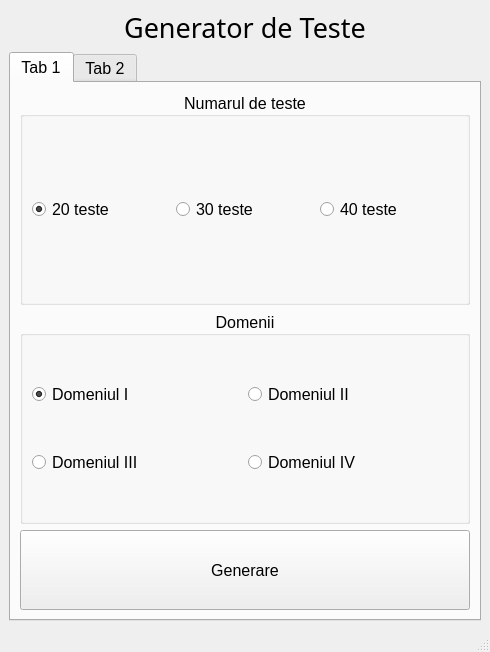
<?xml version="1.0" encoding="UTF-8"?>
<ui version="4.0">
 <class>MainWindow</class>
 <widget class="QMainWindow" name="MainWindow">
  <property name="geometry">
   <rect>
    <x>0</x>
    <y>0</y>
    <width>490</width>
    <height>652</height>
   </rect>
  </property>
  <property name="windowTitle">
   <string>MainWindow</string>
  </property>
  <widget class="QWidget" name="centralwidget">
   <layout class="QVBoxLayout" name="verticalLayout">
    <item>
     <widget class="QLabel" name="label">
      <property name="font">
       <font>
        <family>MS Gothic</family>
        <pointsize>20</pointsize>
       </font>
      </property>
      <property name="text">
       <string>Generator de Teste</string>
      </property>
      <property name="alignment">
       <set>Qt::AlignCenter</set>
      </property>
     </widget>
    </item>
    <item>
     <widget class="QTabWidget" name="tabWidget">
      <property name="font">
       <font>
        <pointsize>12</pointsize>
       </font>
      </property>
      <property name="currentIndex">
       <number>0</number>
      </property>
      <widget class="QWidget" name="tab">
       <attribute name="title">
        <string>Tab 1</string>
       </attribute>
       <layout class="QVBoxLayout" name="verticalLayout_2">
        <item>
         <widget class="QGroupBox" name="groupBox">
          <property name="title">
           <string>Numarul de teste</string>
          </property>
          <property name="alignment">
           <set>Qt::AlignCenter</set>
          </property>
          <layout class="QHBoxLayout" name="horizontalLayout">
           <item>
            <widget class="QRadioButton" name="tests_20">
             <property name="text">
              <string>20 teste</string>
             </property>
             <property name="checked">
              <bool>true</bool>
             </property>
            </widget>
           </item>
           <item>
            <widget class="QRadioButton" name="tests_30">
             <property name="text">
              <string>30 teste</string>
             </property>
            </widget>
           </item>
           <item>
            <widget class="QRadioButton" name="tests_40">
             <property name="text">
              <string>40 teste</string>
             </property>
            </widget>
           </item>
          </layout>
         </widget>
        </item>
        <item>
         <widget class="QGroupBox" name="groupBox_2">
          <property name="title">
           <string>Domenii</string>
          </property>
          <property name="alignment">
           <set>Qt::AlignCenter</set>
          </property>
          <layout class="QGridLayout" name="gridLayout">
           <item row="1" column="1">
            <widget class="QRadioButton" name="dom_IV">
             <property name="text">
              <string>Domeniul IV</string>
             </property>
             <property name="autoExclusive">
              <bool>false</bool>
             </property>
            </widget>
           </item>
           <item row="1" column="0">
            <widget class="QRadioButton" name="dom_III">
             <property name="text">
              <string>Domeniul III</string>
             </property>
             <property name="autoExclusive">
              <bool>false</bool>
             </property>
            </widget>
           </item>
           <item row="0" column="0">
            <widget class="QRadioButton" name="dom_I">
             <property name="text">
              <string>Domeniul I</string>
             </property>
             <property name="checked">
              <bool>true</bool>
             </property>
             <property name="autoExclusive">
              <bool>false</bool>
             </property>
            </widget>
           </item>
           <item row="0" column="1">
            <widget class="QRadioButton" name="dom_II">
             <property name="text">
              <string>Domeniul II</string>
             </property>
             <property name="autoExclusive">
              <bool>false</bool>
             </property>
            </widget>
           </item>
          </layout>
         </widget>
        </item>
        <item>
         <widget class="QPushButton" name="generate">
          <property name="minimumSize">
           <size>
            <width>0</width>
            <height>80</height>
           </size>
          </property>
          <property name="text">
           <string>Generare</string>
          </property>
         </widget>
        </item>
       </layout>
      </widget>
      <widget class="QWidget" name="tab_2">
       <attribute name="title">
        <string>Tab 2</string>
       </attribute>
      </widget>
     </widget>
    </item>
   </layout>
  </widget>
  <widget class="QMenuBar" name="menubar">
   <property name="geometry">
    <rect>
     <x>0</x>
     <y>0</y>
     <width>490</width>
     <height>26</height>
    </rect>
   </property>
  </widget>
  <widget class="QStatusBar" name="statusbar"/>
 </widget>
 <resources/>
 <connections/>
</ui>
